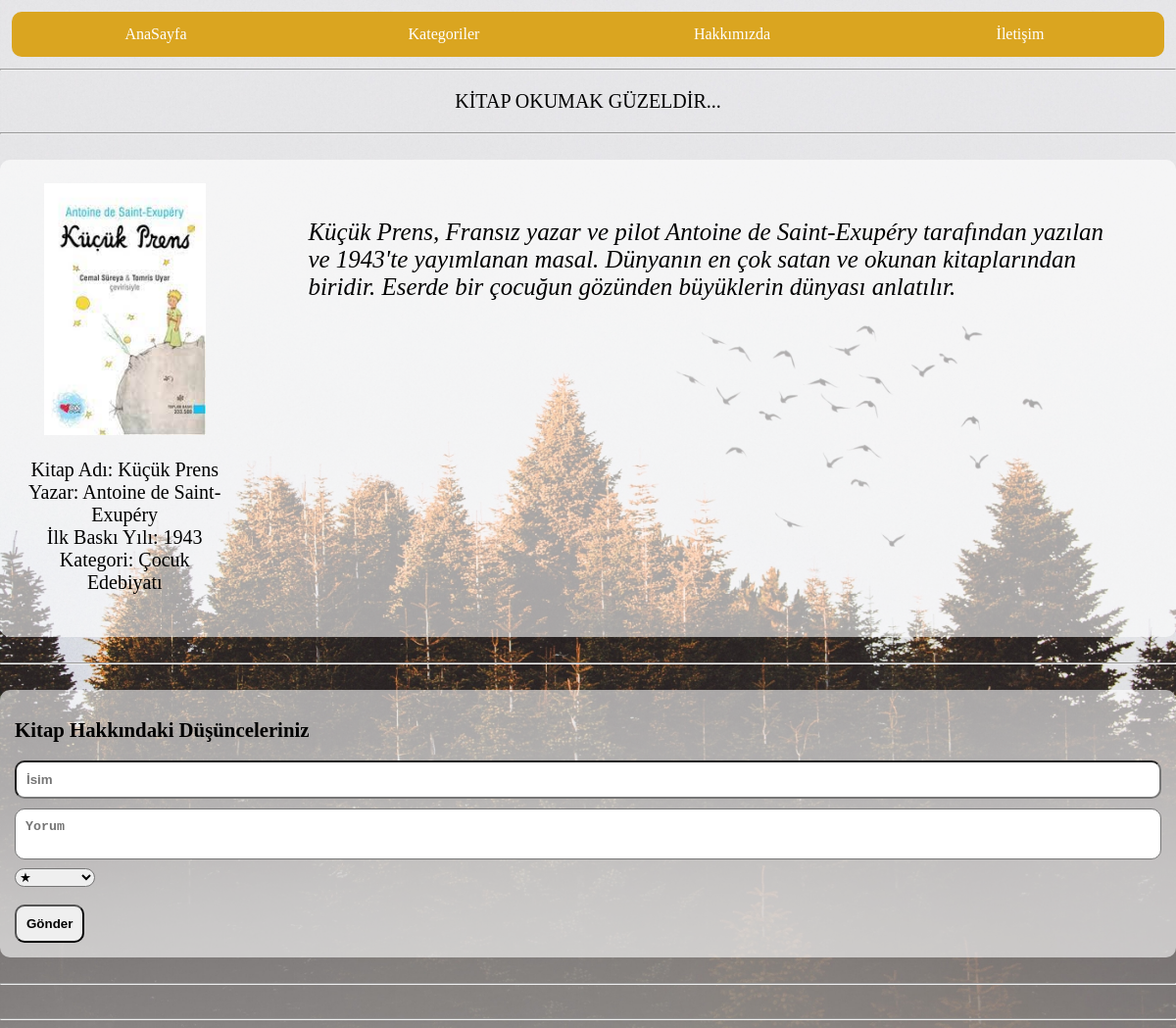
The app's page /kitaptema.php?id=5 with its own data.
### tables this page shows
CREATE TABLE IF NOT EXISTS `kitap` (
  `id` int(11) NOT NULL AUTO_INCREMENT,
  `isim` varchar(50) DEFAULT '',
  `yazar` varchar(50) DEFAULT '',
  `yil` int(11) DEFAULT NULL,
  `resim` varchar(500) DEFAULT '',
  `ozet` varchar(500) DEFAULT '',
  `katid` int(11) NOT NULL DEFAULT '0',
  `rating` int(11) NOT NULL DEFAULT '0',
  PRIMARY KEY (`id`)
);

CREATE TABLE IF NOT EXISTS `kategori` (
  `katid` int(11) NOT NULL AUTO_INCREMENT,
  `kisim` varchar(50) DEFAULT NULL,
  PRIMARY KEY (`katid`)
);

### kitaptema.php (the view, shortened to what this page needs)
<?php
require_once("header.php");
$kitap_id = $_GET["id"];
$sql="SELECT kitap.*, kategori.kisim FROM kitap INNER JOIN kategori ON kitap.katid = kategori.katid AND kitap.id=?";
$stmt=$conn->prepare($sql);
$stmt->bind_param("i", $kitap_id);
if($stmt->execute()===true){
	$result = $stmt->get_result();
    $data = $result->fetch_assoc();
}
else{
	echo "Hata= ".$sql." ".$stmt->error;
}
?>
<br>
<div id="kart">
  <div id="cover" style="display: flex; flex: 2;flex-direction: column; text-align: center;align-items: center;margin: 2%;">
  <div style="width: 100%;">
    <img src="<?= $data['resim']?>" style="max-width: 80%; max-height: 100%;">
  </div>
    <p id="yaz" style="font-size: 20px;">
       Kitap Adı: <?= $data['isim']?> </br>
       Yazar: <?= $data['yazar']?> </br>
       İlk Baskı Yılı: <?= $data['yil']?> </br>
       Kategori: <?= $data['kisim']?>
	    </p>
  </div>
  <div id="detail" style="margin: 5%; flex: 8;">
      <i style="font-size: 25px; word-break: break-word;">
        <?= $data['ozet']?>
</i>
  </div>
</div>
<br>
  <hr>
<form id="cadd" onsubmit="return yorumlar.add(this)">
    <h1>Kitap Hakkındaki Düşünceleriniz</h1>
    <input type="text" id="yisim" placeholder="İsim" required>
    <textarea id="yorum" placeholder="Yorum" required></textarea>
	<select style="border-radius:10px;" id="yildiz">
      <option value="★" >★</option>
    </select></br></br>
    <input type="submit" value="Gönder"/>
</form>
<hr>
<hr>

### theme.css (style rules this page uses)
#cadd { background:rgba(255,255,255,0.6); padding:15px; border-radius:10px; font-weight:bold; }
#cadd h1 { font-size:1.3em; }
#cadd input[type=text], #cadd textarea { box-sizing:border-box; width:100%; margin:5px 0; padding:10px; resize:none; border-radius:10px; font-weight:bold; }
#cadd input[type=submit] { color:black; padding:10px; cursor:pointer; border-radius:10px; font-weight:bold; }
body,html { background-image:url('manzara.jpg'); background-size:cover; background-attachment:fixed; margin:auto; }
#kart { display: flex; position: relative; background:rgba(255,255,255,0.6); border-radius: 10px; animation-name:kay; animation-duration:2s; animation-fill-mode:both; }
#cover { display: flex; flex: 2; flex-direction: column; text-align: center; align-items: center; margin: 2%; }

### records on screen
kitap: resim (picture), isim "Küçük Prens", yazar "Antoine de Saint-Exupéry", yil "1943", katid.kisim "Çocuk Edebiyatı", ozet "Küçük Prens, Fransız yazar ve pilot Antoine de Saint-Exupéry tarafından yazılan ve 1943'te yayımlanan masal. Dünyanın en çok satan ve okunan kitaplarından biridir. Eserde bir çocuğun gözünden büyüklerin dünyası anlatılır."
